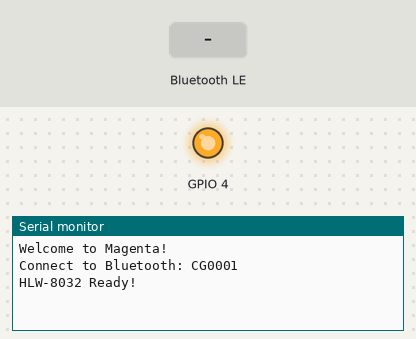
This program was run on a simulated ESP32. Shown: output pins drawn as LEDs (lit = HIGH), the last lines printed to the serial monitor. The test bench sets the inputs (shaded band). Nothing arrives over Bluetooth unless stated; a phone connects over Bluetooth LE 3 s after start.

Above: at 1.2 s.
1.3 s: Bluetooth LE write "1" received
At 2.5 s:
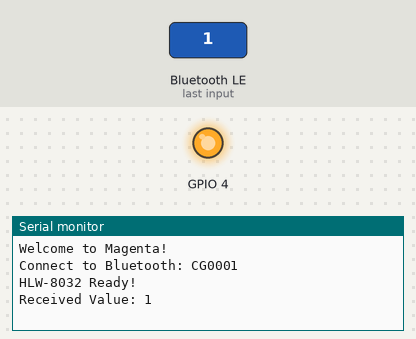
At 6.5 s:
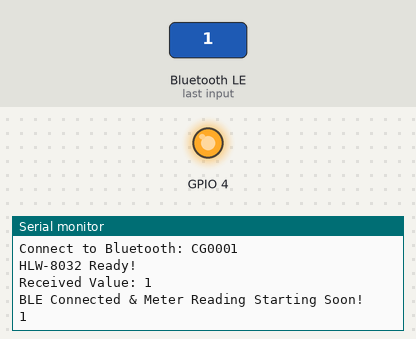

Measured:
- after the input at 1.3 s, the serial monitor: prints a new line at once (image 1)

The program:

main.cpp
```cpp
#include "Arduino.h"
#include "HLW8032.h"
#include <ArduinoJson.h>
#include <BLE.h>

#define CHARGER_ID "CG0001"
#define SYNC_TIME 1000
#define U_Voltage 250.0
#define L_Voltage 180.0
#define U_Current 13.0
#define L_Current 001.0

xTaskHandle READ_METER_VALUE_HANDLE;

HLW8032 HL;
BLE myBLE;

float Current = 0;
float Voltage = 280.0;
float Power = 0;
static unsigned long start_time, end_time;
bool Start_Flag, Emergancy_Stop_flag, Charge_On, Full_Charge = false;

void Over_VI_Monitoring_Thread()
{
  if (Voltage >= U_Voltage || Voltage <= L_Voltage)
  {
    Emergancy_Stop_flag = true;
    Serial.println("System Stopped due to over voltage!");
  }
  else
  {
    Emergancy_Stop_flag = false;
  }
  if (Current >= U_Current || Current <= L_Current)
  {
    Emergancy_Stop_flag = true;
    Serial.println("System Stopped due to over voltage!");
  }
  else
  {
    Emergancy_Stop_flag = false;
  }
}

void Read_Meter_Values_Thread(void *pvParam)
{
  while (1)
  {
    end_time = millis();
    HL.SerialReadLoop();
    if (end_time - start_time > SYNC_TIME)
    {
      if (HL.SerialRead == 1)
      {
        Voltage = (HL.GetVol() / 1000.0);
        Current = (HL.GetCurrent());
        Power = (HL.GetInspectingPower() * 1e-6);
        Serial.printf("V: %0.2fV\tI: %0.4fA\tP: %0.4fW\t BLE: %s\n", Voltage, Current, Power, myBLE.RxData());
      }
      start_time = end_time;
    }
    //Over_VI_Monitoring_Thread();
  }
}

void BLE_Approval_Thread(void *pvParam)
{
  vTaskSuspend(READ_METER_VALUE_HANDLE);
  Start_Flag = false;
  while (1)
  {
    vTaskDelay(5 * 1000 / portTICK_PERIOD_MS);
    while (!(myBLE.BLE_Connect_Status() && !Start_Flag && !Emergancy_Stop_flag))
      ;
    Serial.println("BLE Connected & Meter Reading Starting Soon!");
    Start_Flag = true;
    String ble_data = myBLE.RxData();
    Serial.println(ble_data);
    vTaskDelay(5 * 1000 / portTICK_PERIOD_MS);
    while (!(myBLE.BLE_Connect_Status() && Start_Flag && !Emergancy_Stop_flag))
      ;
    vTaskResume(READ_METER_VALUE_HANDLE);
    Serial.println("BLE Connected & Meter Reading Enabled!");
    Start_Flag = true;
    vTaskDelay(5 * 1000 / portTICK_PERIOD_MS);
    while (!(!myBLE.BLE_Connect_Status() && Start_Flag && !Emergancy_Stop_flag))
      ;
    vTaskSuspend(READ_METER_VALUE_HANDLE);
    Serial.println("BLE Disonnected Due to Meter Reading Disabled!");
    Start_Flag = 0;
  }
}

void setup()
{
  Serial.begin(115200);
  HL.begin(Serial2, 4);
  myBLE.BLE_INIT();
  Serial.println();
  Serial.println("Welcome to Magenta!");
  Serial.println("Connect to Bluetooth: CG0001");
  Serial.println("HLW-8032 Ready!");
  start_time = millis();
  xTaskCreate(&Read_Meter_Values_Thread, "READ_Meter_Values", 2048, NULL, 1, &READ_METER_VALUE_HANDLE);
  xTaskCreate(&BLE_Approval_Thread, "BLE_Approval_Thread", 2048, NULL, 2, NULL);
  disableCore0WDT();
}

void loop()
{
}
```

BLE.h
```cpp
#include <Arduino.h>
#include <BLEDevice.h>
#include <BLEServer.h>
#include <BLEUtils.h>
#include <BLE2902.h>

class BLE
{
private:
    /* data */
public:
    BLE();
    void BLE_INIT();
    bool BLE_Connect_Status();
    void BLE_Tx();
    char *RxData();
};
```

BLE.cpp
```cpp
#include <Arduino.h>
#include <stdio.h>
#include <iostream>
#include <cstring>
#include <string>
#include <BLEDevice.h>
#include <BLEServer.h>
#include <BLEUtils.h>
#include <BLE2902.h>
#include <BLE.h>

#define SERVICE_UUID "6E400001-B5A3-F393-E0A9-E50E24DCCA9E"
#define CHARACTERISTIC_UUID_RX "6E400002-B5A3-F393-E0A9-E50E24DCCA9E"
#define CHARACTERISTIC_UUID_TX "6E400003-B5A3-F393-E0A9-E50E24DCCA9E"

BLEServer *pServer = NULL;
BLECharacteristic *pTxCharacteristic;
bool deviceConnected = false;
bool oldDeviceConnected = false;
uint8_t txValue = 0;
std::string rxValue;

void BLE::BLE_Tx()
{
    if (deviceConnected)
    {
        pTxCharacteristic->setValue(&txValue, 1);
        pTxCharacteristic->notify();
        txValue++;
        delay(10); // bluetooth stack will go into congestion, if too many packets are sent
    }
    // disconnecting
    if (!deviceConnected && oldDeviceConnected)
    {
        delay(500);                  // give the bluetooth stack the chance to get things ready
        pServer->startAdvertising(); // restart advertising
        Serial.println("start advertising");
        oldDeviceConnected = deviceConnected;
    }
    // connecting
    if (deviceConnected && !oldDeviceConnected)
    {
        // do stuff here on connecting
        oldDeviceConnected = deviceConnected;
    }
};

bool BLE::BLE_Connect_Status()
{
    return deviceConnected;
};

char *BLE::RxData()
{
    char *RX = new char[rxValue.length() + 1];
    strcpy(RX, rxValue.c_str());
    return RX;
};

class MyServerCallbacks : public BLEServerCallbacks
{
    void onConnect(BLEServer *pServer)
    {
        deviceConnected = true;
    };

    void onDisconnect(BLEServer *pServer)
    {
        deviceConnected = false;
    }
};

class MyCallbacks : public BLECharacteristicCallbacks
{
    void onWrite(BLECharacteristic *pCharacteristic)
    {
        rxValue = pCharacteristic->getValue();
        if (rxValue.length() > 0)
        {
            Serial.print("Received Value: ");
            for (int i = 0; i < rxValue.length(); i++)
                Serial.print(rxValue[i]);
            Serial.println();
        }
    }
};

BLE::BLE(/* args */){};

void BLE::BLE_INIT()
{
    // Create the BLE Device
    BLEDevice::init("CG0001");

    // Create the BLE Server
    pServer = BLEDevice::createServer();
    pServer->setCallbacks(new MyServerCallbacks());

    // Create the BLE Service
    BLEService *pService = pServer->createService(SERVICE_UUID);

    // Create a BLE Characteristic
    pTxCharacteristic = pService->createCharacteristic(CHARACTERISTIC_UUID_TX, BLECharacteristic::PROPERTY_NOTIFY);
    pTxCharacteristic->addDescriptor(new BLE2902());
    BLECharacteristic *pRxCharacteristic = pService->createCharacteristic(CHARACTERISTIC_UUID_RX, BLECharacteristic::PROPERTY_WRITE);
    pRxCharacteristic->setCallbacks(new MyCallbacks());

    // Start the service
    pService->start();
    // Start advertising
    pServer->getAdvertising()->start();
    // Serial.println("Waiting a client connection to notify...");
};
```

Metering.cpp
```cpp

```
